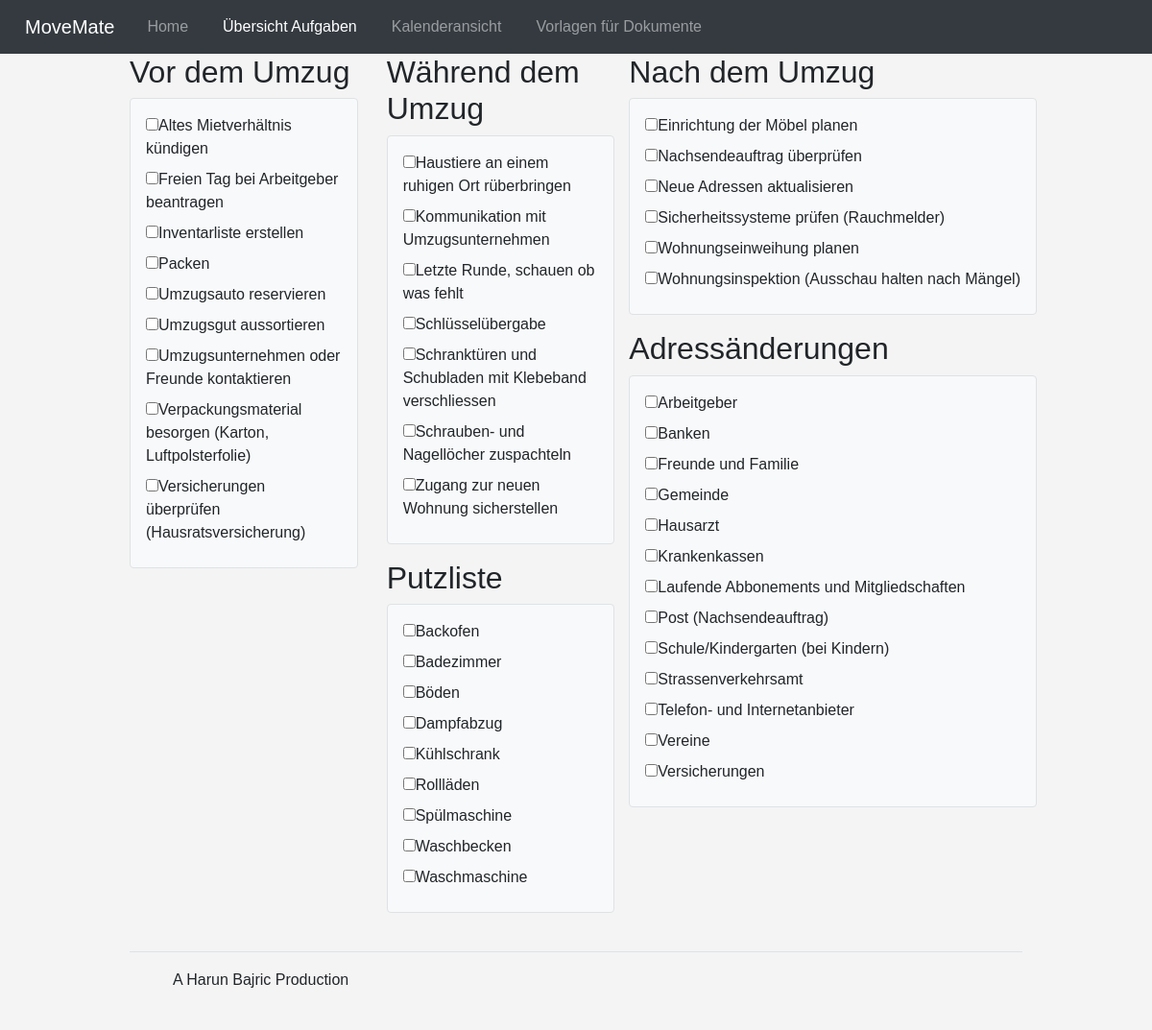
The page /tasks on the database its author committed.
### main.py (models this page shows)
class Task(db.Model):
    id = db.Column(db.Integer, primary_key=True)
    title = db.Column(db.String(80), nullable=False)
    category = db.Column(db.String(80), nullable=False)
    completed = db.Column(db.Boolean, default=False)

### main.py (the view)
@app.route("/tasks")
def show_tasks():
    tasks = Task.query.all()
    print(tasks)
    return render_template("liste.html", tasks=tasks)

### templates/liste.html (shortened to what this page needs)
<!DOCTYPE html>
<html lang="en">
<head>
    <link rel="stylesheet" href="https://stackpath.bootstrapcdn.com/bootstrap/4.3.1/css/bootstrap.min.css">
    <link rel="stylesheet" href="design.css">
</head>
<body>
  <nav class="navbar navbar-expand-lg navbar-dark bg-dark">
        <a class="navbar-brand" href="#">MoveMate</a>
        <div class="collapse navbar-collapse" id="navbarSupportedContent">
          <ul class="navbar-nav mr-auto">
            <li class="nav-item">
                <a class="nav-link" href="/">Home </a>
            </li>
            <li class="nav-item active">
              <a class="nav-link" href="#">Übersicht Aufgaben <span class="sr-only">Übersicht Aufgaben</span></a>
            </li>
          <li class="nav-item">
            <a class="nav-link" href="/calendar_view">Kalenderansicht</a>
          </li>
        <li class="nav-item">
          <a class="nav-link" href="/documents">Vorlagen für Dokumente</a>
        </li>
          </ul>
        </div>
      </nav>
<form action="/handle_data" method="POST">
  <div class="container">
    <div class="row">
      <div class="col">
            <h2>Vor dem Umzug</h2>
            <div class="p-3 mb-3 border rounded bg-light">
            {% for task in tasks if task.category == "before" %}
            <label><input type="checkbox" name="task" value="{{ task.id }}" class="task-checkbox" ><span class="task-title ">{{ task.title }}</span></label><br>
            {% endfor %}
      </div>
    </div>
      <div class="col">
        <h2>Während dem Umzug</h2>
        <div class="p-3 mb-3 border rounded bg-light">
          {% for task in tasks if task.category == "during" %}
          <label class="d-block mb-2"><input type="checkbox" name="task" value="{{ task.id }}" class="task-checkbox" ><span class="task-title ">{{ task.title }}</span></label>
          {% endfor %}
        </div>
        <h2>Putzliste</h2>
        <div class="p-3 mb-3 border rounded bg-light">
          {% for task in tasks if task.category == "clean" %}
          <label class="d-block mb-2"><input type="checkbox" name="task" value="{{ task.id }}" class="task-checkbox" ><span class="task-title ">{{ task.title }}</span></label>
          {% endfor %}
        </div>
      </div>
   <div>
  <h2>Nach dem Umzug</h2>
  <div class="p-3 mb-3 border rounded bg-light">
  {% for task in tasks if task.category == "after" %}
  <label><input type="checkbox" name="task" value="{{ task.id }}" class="task-checkbox" {% if task.completed %}checked{% endif %}><span class="task-title {% if task.completed %}completed{% endif %}">{{ task.title }}</span></label><br>
  {% endfor %}
</div>
  <h2>Adressänderungen</h2>
  <div class="p-3 mb-3 border rounded bg-light">
  {% for task in tasks if task.category == "adresschange" %}
  <label><input type="checkbox" name="task" value="{{ task.id }}" class="task-checkbox" {% if task.completed %}checked{% endif %}><span class="task-title {% if task.completed %}completed{% endif %}">{{ task.title }}</span></label><br>
  {% endfor %}
</div>
    </div>
    </div>
  </div>
</form>
</body>
<div class="container">
  <footer class="d-flex flex-wrap justify-content-between align-items-center py-3 my-4 border-top">
    <div class="col-md-4 d-flex align-items-center">
      <a href="/" class="mb-3 me-2 mb-md-0 text-body-secondary text-decoration-none lh-1">
        <svg class="bi" width="30" height="24"><use xlink:href="#bootstrap"/></svg>
      </a>
      <span class="mb-3 mb-md-0 text-body-secondary"> A Harun Bajric Production</span>
    </div>
  </footer>
</div>
</html>

### design.css (style rules this page uses)
body, h1, p { margin: 0; padding: 0; }
body { font-family: 'Comic Sans', sans-serif; background-color: #f4f4f4; }
.container { width: 80%; margin: 0 auto; }
nav { background-color: #444; color: #fff; padding: 10px; }
nav a { color: #fff; text-decoration: none; margin: 0 10px; }

### rows shown on the page
Task: title "Altes Mietverhältnis kündigen"
Task: title "Freien Tag bei Arbeitgeber beantragen"
Task: title "Inventarliste erstellen"
Task: title "Packen"
Task: title "Umzugsauto reservieren"
Task: title "Umzugsgut aussortieren"
Task: title "Umzugsunternehmen oder Freunde kontaktieren"
Task: title "Verpackungsmaterial besorgen (Karton, Luftpolsterfolie)"
Task: title "Versicherungen überprüfen (Hausratsversicherung)"
Task: title "Haustiere an einem ruhigen Ort rüberbringen"
Task: title "Kommunikation mit Umzugsunternehmen"
Task: title "Letzte Runde, schauen ob was fehlt"
Task: title "Schlüsselübergabe"
Task: title "Schranktüren und Schubladen mit Klebeband verschliessen"
Task: title "Schrauben- und Nagellöcher zuspachteln"
Task: title "Zugang zur neuen Wohnung sicherstellen"
Task: title "Backofen"
Task: title "Badezimmer"
Task: title "Böden"
Task: title "Dampfabzug"
Task: title "Kühlschrank"
Task: title "Rollläden"
Task: title "Spülmaschine"
Task: title "Waschbecken"
Task: title "Waschmaschine"
Task: title "Einrichtung der Möbel planen"
Task: title "Nachsendeauftrag überprüfen"
Task: title "Neue Adressen aktualisieren"
Task: title "Sicherheitssysteme prüfen (Rauchmelder)"
Task: title "Wohnungseinweihung planen"
Task: title "Wohnungsinspektion (Ausschau halten nach Mängel)"
Task: title "Arbeitgeber"
Task: title "Banken"
Task: title "Freunde und Familie"
Task: title "Gemeinde"
Task: title "Hausarzt"
Task: title "Krankenkassen"
Task: title "Laufende Abbonements und Mitgliedschaften"
Task: title "Post (Nachsendeauftrag)"
Task: title "Schule/Kindergarten (bei Kindern)"
Task: title "Strassenverkehrsamt"
Task: title "Telefon- und Internetanbieter"
Task: title "Vereine"
Task: title "Versicherungen"
